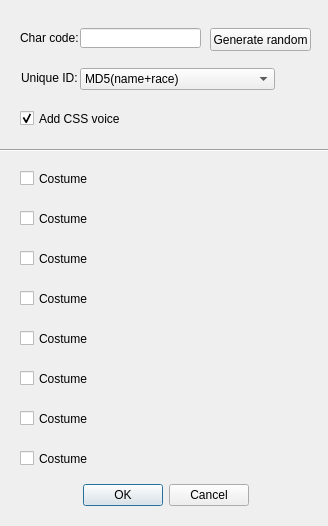
<?xml version="1.0" encoding="UTF-8"?>
<ui version="4.0">
 <class>Dialog</class>
 <widget class="QDialog" name="Dialog">
  <property name="geometry">
   <rect>
    <x>0</x>
    <y>0</y>
    <width>328</width>
    <height>526</height>
   </rect>
  </property>
  <property name="windowTitle">
   <string>Cac2X2m</string>
  </property>
  <widget class="QCheckBox" name="voiceCheck">
   <property name="geometry">
    <rect>
     <x>20</x>
     <y>110</y>
     <width>131</width>
     <height>17</height>
    </rect>
   </property>
   <property name="text">
    <string>Add CSS voice</string>
   </property>
   <property name="checked">
    <bool>true</bool>
   </property>
  </widget>
  <widget class="QLineEdit" name="codeEdit">
   <property name="geometry">
    <rect>
     <x>80</x>
     <y>28</y>
     <width>121</width>
     <height>20</height>
    </rect>
   </property>
  </widget>
  <widget class="QDialogButtonBox" name="buttonBox">
   <property name="geometry">
    <rect>
     <x>10</x>
     <y>480</y>
     <width>311</width>
     <height>31</height>
    </rect>
   </property>
   <property name="standardButtons">
    <set>QDialogButtonBox::Cancel|QDialogButtonBox::Ok</set>
   </property>
   <property name="centerButtons">
    <bool>true</bool>
   </property>
  </widget>
  <widget class="QLabel" name="label">
   <property name="geometry">
    <rect>
     <x>20</x>
     <y>30</y>
     <width>61</width>
     <height>16</height>
    </rect>
   </property>
   <property name="text">
    <string>Char code:</string>
   </property>
  </widget>
  <widget class="QLabel" name="label_2">
   <property name="geometry">
    <rect>
     <x>21</x>
     <y>70</y>
     <width>61</width>
     <height>16</height>
    </rect>
   </property>
   <property name="text">
    <string>Unique ID:</string>
   </property>
  </widget>
  <widget class="QComboBox" name="guidComboBox">
   <property name="geometry">
    <rect>
     <x>80</x>
     <y>68</y>
     <width>195</width>
     <height>22</height>
    </rect>
   </property>
   <item>
    <property name="text">
     <string>MD5(name+race)</string>
    </property>
   </item>
   <item>
    <property name="text">
     <string>MD5 (name+race+Steam ID of save)</string>
    </property>
   </item>
   <item>
    <property name="text">
     <string>MD5(name)</string>
    </property>
   </item>
   <item>
    <property name="text">
     <string>Random</string>
    </property>
   </item>
  </widget>
  <widget class="QPushButton" name="codeButton">
   <property name="geometry">
    <rect>
     <x>210</x>
     <y>28</y>
     <width>101</width>
     <height>23</height>
    </rect>
   </property>
   <property name="text">
    <string>Generate random</string>
   </property>
  </widget>
  <widget class="QCheckBox" name="c0Edit">
   <property name="geometry">
    <rect>
     <x>20</x>
     <y>170</y>
     <width>291</width>
     <height>17</height>
    </rect>
   </property>
   <property name="text">
    <string>Costume</string>
   </property>
  </widget>
  <widget class="QCheckBox" name="c1Edit">
   <property name="geometry">
    <rect>
     <x>20</x>
     <y>210</y>
     <width>291</width>
     <height>17</height>
    </rect>
   </property>
   <property name="text">
    <string>Costume</string>
   </property>
  </widget>
  <widget class="QCheckBox" name="c2Edit">
   <property name="geometry">
    <rect>
     <x>20</x>
     <y>250</y>
     <width>291</width>
     <height>17</height>
    </rect>
   </property>
   <property name="text">
    <string>Costume</string>
   </property>
  </widget>
  <widget class="QCheckBox" name="c3Edit">
   <property name="geometry">
    <rect>
     <x>20</x>
     <y>290</y>
     <width>291</width>
     <height>17</height>
    </rect>
   </property>
   <property name="text">
    <string>Costume</string>
   </property>
  </widget>
  <widget class="QCheckBox" name="c4Edit">
   <property name="geometry">
    <rect>
     <x>20</x>
     <y>330</y>
     <width>291</width>
     <height>17</height>
    </rect>
   </property>
   <property name="text">
    <string>Costume</string>
   </property>
  </widget>
  <widget class="QCheckBox" name="c5Edit">
   <property name="geometry">
    <rect>
     <x>20</x>
     <y>370</y>
     <width>291</width>
     <height>17</height>
    </rect>
   </property>
   <property name="text">
    <string>Costume</string>
   </property>
  </widget>
  <widget class="QCheckBox" name="c6Edit">
   <property name="geometry">
    <rect>
     <x>20</x>
     <y>410</y>
     <width>291</width>
     <height>17</height>
    </rect>
   </property>
   <property name="text">
    <string>Costume</string>
   </property>
  </widget>
  <widget class="QCheckBox" name="c7Edit">
   <property name="geometry">
    <rect>
     <x>20</x>
     <y>450</y>
     <width>291</width>
     <height>17</height>
    </rect>
   </property>
   <property name="text">
    <string>Costume</string>
   </property>
  </widget>
  <widget class="Line" name="line">
   <property name="geometry">
    <rect>
     <x>0</x>
     <y>140</y>
     <width>331</width>
     <height>20</height>
    </rect>
   </property>
   <property name="orientation">
    <enum>Qt::Horizontal</enum>
   </property>
  </widget>
 </widget>
 <layoutdefault spacing="6" margin="11"/>
 <resources/>
 <connections/>
</ui>
